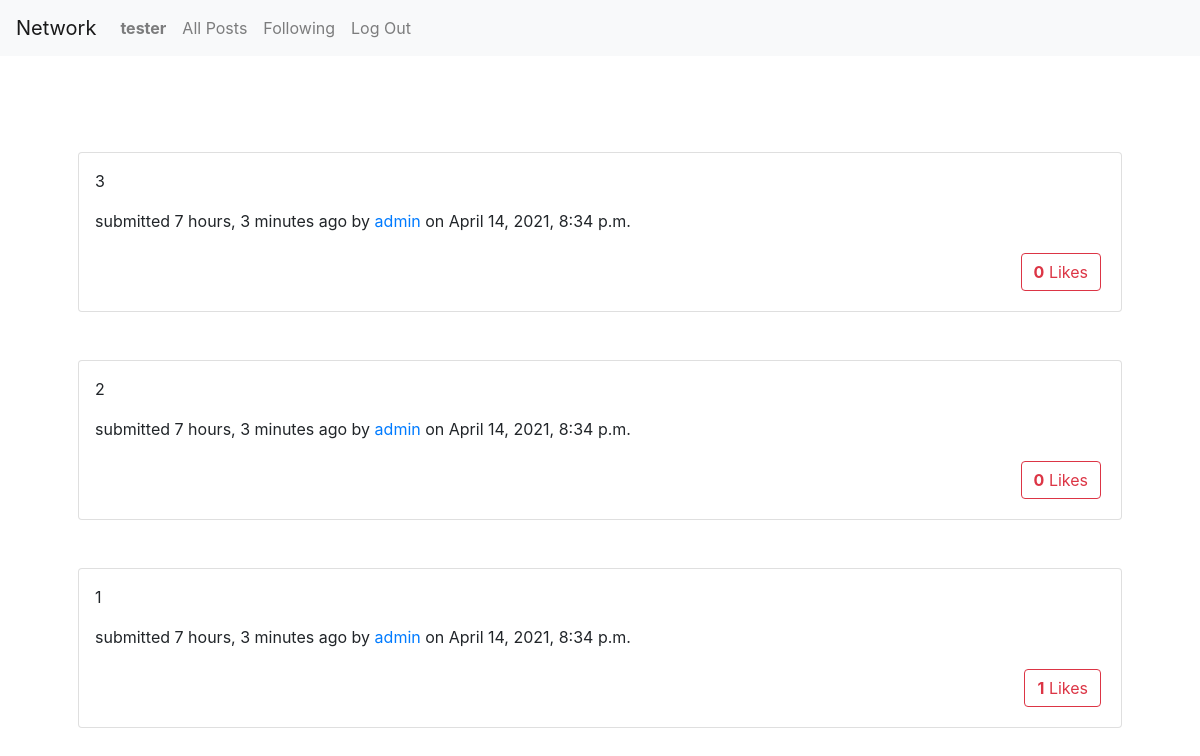
Before: /following (signed in) with the older database file.
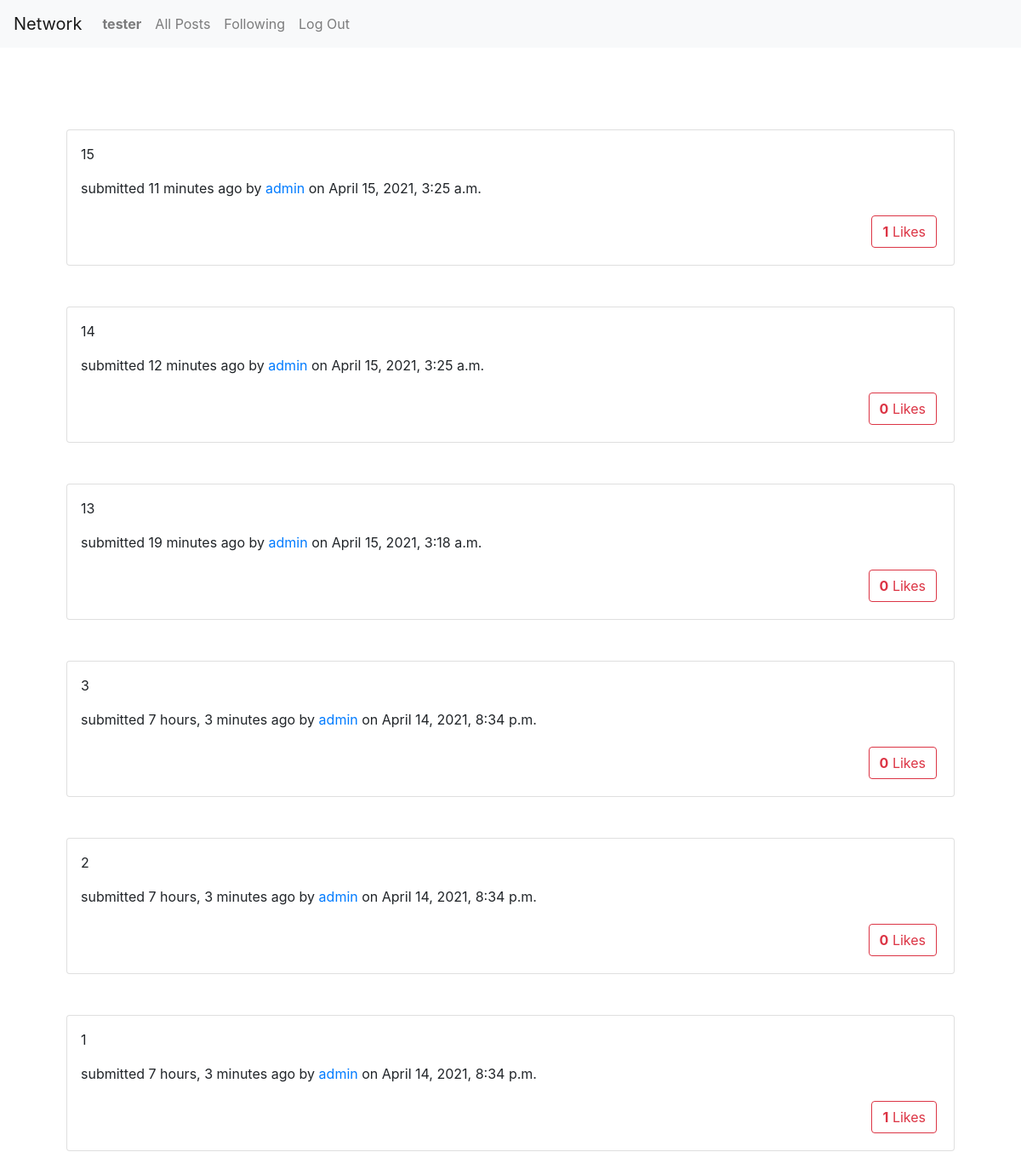
After: the same page with the newer database file.
### network/models.py (models this page shows, shortened)
class Post(models.Model):
    body = models.CharField(max_length=250)
    post_date = models.DateTimeField(auto_now_add=True)
    user = models.ForeignKey(User, on_delete=models.CASCADE)
    likes = models.ManyToManyField(User, symmetrical=False, default=0, related_name="likes")

### network/views.py (the view)
# urls.py: path("following", views.following, name="following"),
@login_required
def following(request):
    if request.method == "GET":
        profile = Profile.objects.get(user=request.user)
        following = list(profile.following.all())
        posts = Post.objects.filter(user__in=following).order_by("-post_date")
        context = {"posts": posts}
        return render(request, "network/following.html", context)
    return render(request, "network/login.html")

### network/templates/network/following.html (shortened to what this page needs)
{% extends "network/layout.html" %}
{% load static %}
{% block body %}
    {% if user.is_authenticated %}
        <div id="posts-view">
            {% for post in posts %}
                {% include 'network/post.html' %}
            {% endfor%}
        </div>
    {% endif %}
{% endblock %}

### network/templates/network/post.html (shortened to what this page needs)
<div class="card my-5 p-3" id="post-card-{{post.id}}">
    <p id="post-body-{{post.id}}">{{post.body}}</p>
    <p>submitted {{post.post_date|timesince}} ago by <a id="profile-{{post.id}}" href="{% url 'profile' post.user.id %}">{{post.user}}</a> on {{post.post_date}}</p>
    <div id="btns-{{post.id}}" class="text-right">
        <button type="button" class="btn btn-outline-danger m-1" id="like-btn-{{post.id}}"><b id="likes-count-{{post.id}}">{{post.likes.count}}</b> Likes</button>
    </div>
</div>

Changed rows visible on the page:
added Post: body "15", post_date "11 minutes", user "admin", post_date "April 15, 2021, 3:25 a.m.", likes.count "1"
added Post: body "14", post_date "12 minutes", user "admin", post_date "April 15, 2021, 3:25 a.m.", likes.count "0"
added Post: body "13", post_date "19 minutes", user "admin", post_date "April 15, 2021, 3:18 a.m.", likes.count "0"
